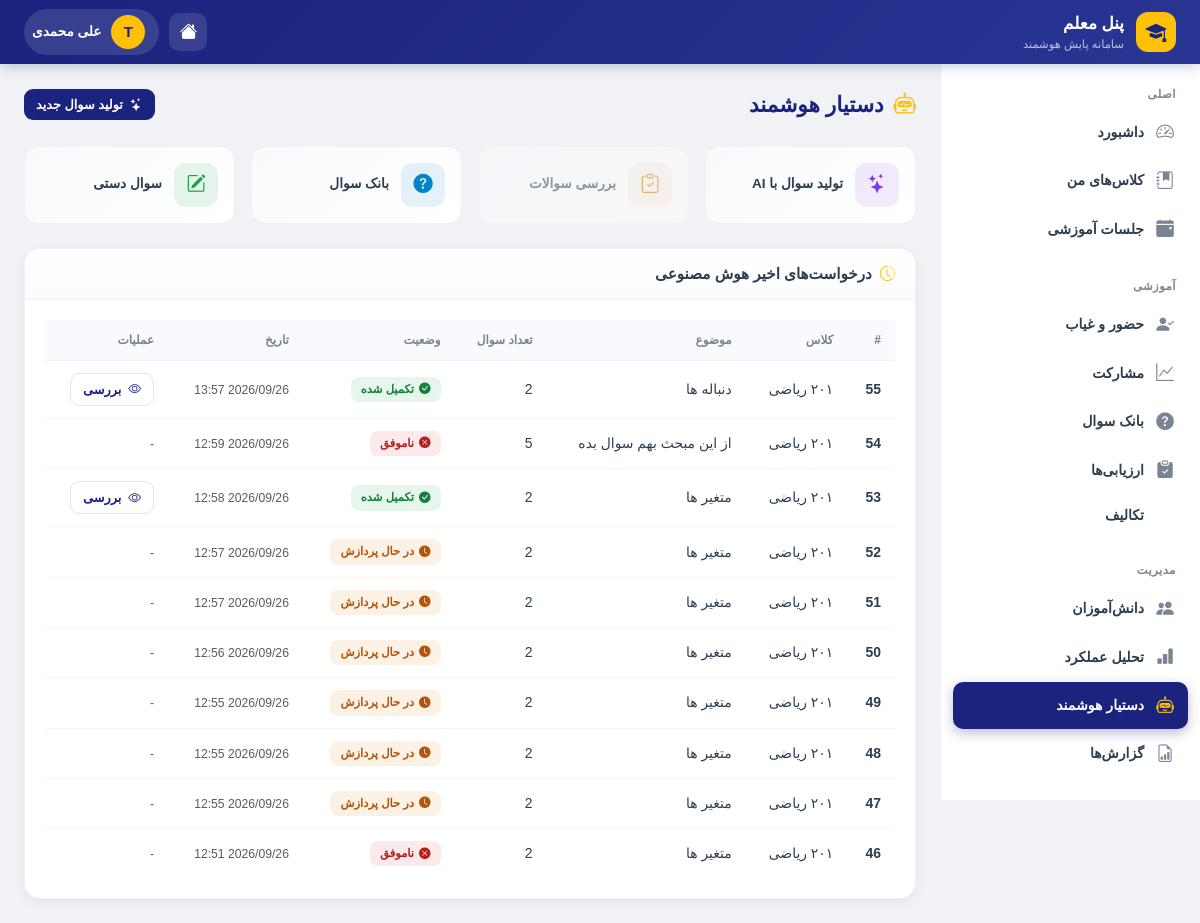
Screenshot of /teacher/ai/ (signed in) with the database file from the repository.
### accounts/models.py (models this page shows, shortened)
class User(AbstractUser):
    ROLE_CHOICES = (
        ('student', 'دانش آموز'),
        ('teacher', 'معلم'),
        ('assistant', 'معاون'),
        ('principal', 'مدیر مدرسه'),
        ('district_admin', 'مسئول منطقه'),
        ('county_admin', 'مسئول شهرستان'),
        ('province_admin', 'مسئول استان'),
        ('country_admin', 'مسئول کشور'),
    )
    role = models.CharField(max_length=20, choices=ROLE_CHOICES, default='student')
    national_id = models.CharField(
        max_length=10, unique=True, null=True, blank=True,
        verbose_name="کد ملی"
    )
    province = models.ForeignKey(
        'national.Province',
        on_delete=models.SET_NULL,
        null=True, blank=True,
        related_name='admin_users',
        verbose_name="استان اختصاصی (برای مسئول استانی)"
    )
    district = models.ForeignKey(
        'national.District',
        on_delete=models.SET_NULL,
        null=True, blank=True,
        related_name='admin_users',
        verbose_name="منطقه اختصاصی (برای مسئول منطقه)"
    )
    class Meta:
        verbose_name = "کاربر"
        verbose_name_plural = "کاربران"

### dashboard/models.py (models this page shows, shortened)
class AIGenerationJob(models.Model):
    STATUS_CHOICES = (
        ('pending', 'در انتظار'),
        ('processing', 'در حال پردازش'),
        ('completed', 'تکمیل شده'),
        ('failed', 'ناموفق'),
    )
    teacher = models.ForeignKey(
        User,
        on_delete=models.CASCADE,
        related_name='ai_generation_jobs',
        limit_choices_to={'role': 'teacher'},
        verbose_name="معلم"
    )
    classroom = models.ForeignKey(
        Classroom,
        on_delete=models.CASCADE,
        related_name='ai_generation_jobs',
        verbose_name="کلاس"
    )
    prompt = models.TextField(blank=True, verbose_name="پرامپت معلم")
    topic = models.CharField(max_length=200, blank=True, verbose_name="مبحث")
    requested_count = models.PositiveSmallIntegerField(
        default=5,
        verbose_name="تعداد سوال"
    )
    default_timer_seconds = models.PositiveIntegerField(
        default=300,
        verbose_name="زمان پیش‌فرض هر سوال (ثانیه)"
    )
    status = models.CharField(
        max_length=20,
        choices=STATUS_CHOICES,
        default='pending',
        verbose_name="وضعیت"
    )
    raw_response = models.TextField(blank=True, verbose_name="پاسخ خام هوش مصنوعی")
    error_message = models.TextField(blank=True, verbose_name="پیام خطا")
    created_at = models.DateTimeField(auto_now_add=True, verbose_name="تاریخ ایجاد")
    updated_at = models.DateTimeField(auto_now=True, verbose_name="تاریخ به‌روزرسانی")
    class Meta:
        verbose_name = "درخواست تولید سوال با هوش مصنوعی"
        verbose_name_plural = "درخواست‌های تولید سوال با هوش مصنوعی"
        ordering = ['-created_at']

class Classroom(models.Model):
    GRADE_CHOICES = (
        ('10', 'دهم'),
        ('11', 'یازدهم'),
        ('12', 'دوازدهم'),
    )
    FIELD_CHOICES = (
        ('computer', 'کامپیوتر'),
        ('electrical', 'برق'),
        ('mechanical', 'مکانیک'),
        ('accounting', 'حسابداری'),
        ('math', 'ریاضی'),
        ('experimental', 'تجربی'),
        ('humanities', 'انسانی'),
    )
    name = models.CharField(max_length=100, verbose_name="نام کلاس")
    subject = models.CharField(max_length=100, verbose_name="درس")
    grade = models.CharField(
        max_length=2,
        choices=GRADE_CHOICES,
        default='10',
        verbose_name="پایه تحصیلی"
    )
    field = models.CharField(
        max_length=20,
        choices=FIELD_CHOICES,
        default='math',
        verbose_name="رشته تحصیلی"
    )
    teacher_name = models.CharField(
        max_length=100,
        verbose_name="نام معلم"
    )
    teacher = models.ForeignKey(
        User,
        on_delete=models.SET_NULL,
        null=True,
        blank=True,
        related_name='taught_classes',
        verbose_name="کاربر معلم (اختیاری)"
    )
    students = models.ManyToManyField(
        User,
        related_name='enrolled_classes',
        blank=True,
        verbose_name="دانش‌آموزان"
    )
    school = models.ForeignKey(
        'national.School',
        on_delete=models.SET_NULL,
        null=True,
        blank=True,
        related_name='classrooms',
        verbose_name="مدرسه"
    )
    created_at = models.DateTimeField(auto_now_add=True)
    class Meta:
        verbose_name = "کلاس"
        verbose_name_plural = "کلاس‌ها"

### teacher/views.py (the view)
# urls.py: path('ai/', views.teacher_ai, name='ai'),
@teacher_scope_required
def teacher_ai(request):
    scope = request.teacher_scope
    from dashboard.models import AIGenerationJob
    jobs = AIGenerationJob.objects.filter(
        teacher=request.user,
    ).order_by('-created_at')[:10]
    context = {
        'title': 'دستیار هوشمند',
        'jobs': jobs,
    }
    return render(request, 'teacher/ai/index.html', context)

### teacher/templates/teacher/ai/index.html (shortened to what this page needs)
{% extends 'teacher/base_teacher.html' %}
{% block content %}
<div class="t-page-header">
    <div class="t-page-title"><i class="bi bi-robot"></i> دستیار هوشمند</div>
    <a href="{% url 'dashboard:teacher_ai_new' %}" class="t-btn t-btn-primary t-btn-sm">
        <i class="bi bi-stars"></i> تولید سوال جدید
    </a>
</div>
<div class="row g-3 mb-4">
    <div class="col-md-3">
        <a href="{% url 'dashboard:teacher_ai_new' %}" class="t-quick">
            <div class="t-quick-icon" style="background:rgba(124,58,237,.1);color:var(--t-purple);">
                <i class="bi bi-stars"></i>
            </div>
            <div style="font-size:.85rem;">تولید سوال با AI</div>
        </a>
    </div>
    <div class="col-md-3">
        <a href="{% url 'dashboard:teacher_ai_review' 0 %}" class="t-quick" style="pointer-events:none;opacity:.5;">
            <div class="t-quick-icon" style="background:rgba(217,119,6,.1);color:var(--t-warning);">
                <i class="bi bi-clipboard-check"></i>
            </div>
            <div style="font-size:.85rem;">بررسی سوالات</div>
        </a>
    </div>
    <div class="col-md-3">
        <a href="{% url 'teacher:questions' %}" class="t-quick">
            <div class="t-quick-icon" style="background:rgba(2,132,199,.1);color:var(--t-info);">
                <i class="bi bi-question-circle-fill"></i>
            </div>
            <div style="font-size:.85rem;">بانک سوال</div>
        </a>
    </div>
    <div class="col-md-3">
        <a href="{% url 'teacher:question_create' %}" class="t-quick">
            <div class="t-quick-icon" style="background:rgba(22,163,74,.1);color:var(--t-success);">
                <i class="bi bi-pencil-square"></i>
            </div>
            <div style="font-size:.85rem;">سوال دستی</div>
        </a>
    </div>
</div>
<div class="t-card">
    <div class="t-card-header">
        <h6 class="t-card-title"><i class="bi bi-clock-history"></i> درخواست‌های اخیر هوش مصنوعی</h6>
    </div>
    <div class="t-card-body">
        {% if jobs %}
        <div class="table-responsive">
            <table class="t-table">
                <thead>
                    <tr>
                        <th>#</th>
                        <th>کلاس</th>
                        <th>موضوع</th>
                        <th>تعداد سوال</th>
                        <th>وضعیت</th>
                        <th>تاریخ</th>
                        <th>عملیات</th>
                    </tr>
                </thead>
                <tbody>
                    {% for job in jobs %}
                    <tr>
                        <td><strong>{{ job.id }}</strong></td>
                        <td>{{ job.classroom.name }}</td>
                        <td>{{ job.topic|default:"-" }}</td>
                        <td>{{ job.requested_count }}</td>
                        <td>
                            {% if job.status == 'pending' %}
                                {% include "teacher/components/status_badge.html" with status="pending" display="در انتظار" %}
                            {% elif job.status == 'processing' %}
                                {% include "teacher/components/status_badge.html" with status="pending" display="در حال پردازش" %}
                            {% elif job.status == 'completed' %}
                                {% include "teacher/components/status_badge.html" with status="completed" display="تکمیل شده" %}
                            {% else %}
                                {% include "teacher/components/status_badge.html" with status="absent" display="ناموفق" %}
                            {% endif %}
                        </td>
                        <td><small class="text-muted">{{ job.created_at|date:"Y/m/d H:i" }}</small></td>
                        <td>
                            {% if job.status == 'completed' %}
                            <a href="{% url 'dashboard:teacher_ai_review' job.id %}" class="t-btn t-btn-outline t-btn-sm">
                                <i class="bi bi-eye"></i> بررسی
                            </a>
                            {% else %}
                            <span class="text-muted small">-</span>
                            {% endif %}
                        </td>
                    </tr>
                    {% endfor %}
                </tbody>
            </table>
        </div>
        {% else %}
            {% include "teacher/components/empty_state.html" with icon="bi-robot" title="درخواستی ثبت نشده" message="هنوز درخواست تولید سوال با هوش مصنوعی ثبت نکرده‌اید." cta_text="تولید سوال" cta_url="/dashboard/teacher/ai/new/" %}
        {% endif %}
    </div>
</div>
{% endblock %}

### teacher/templates/teacher/base_teacher.html (shortened to what this page needs)
<!DOCTYPE html>
<html lang="fa" dir="rtl">
<head>
    <link href="https://cdn.jsdelivr.net/npm/bootstrap@5.3.3/dist/css/bootstrap.rtl.min.css" rel="stylesheet">
    <link rel="stylesheet" href="https://cdn.jsdelivr.net/npm/bootstrap-icons@1.11.3/font/bootstrap-icons.min.css">
    <link href="https://cdn.jsdelivr.net/gh/rastikerdar/vazirmatn@v33.003/Vazirmatn-font-face.css" rel="stylesheet">
</head>
<body>
    <header class="t-header">
        <a href="{% url 'teacher:dashboard' %}" class="t-header-brand">
            <div class="t-header-icon"><i class="bi bi-mortarboard-fill"></i></div>
            <div>
                <div class="t-header-title">پنل معلم</div>
                <div class="t-header-sub">سامانه پایش هوشمند</div>
            </div>
        </a>
        <div class="t-header-actions">
            <a href="{% url 'dashboard:home' %}" class="t-header-btn" title="داشبورد اصلی">
                <i class="bi bi-house-fill"></i>
            </a>
            <a href="#" class="t-header-user">
                <div class="t-header-avatar">{{ user.username|first|upper }}</div>
                {{ user.get_full_name|default:user.username }}
            </a>
        </div>
    </header>
    <aside class="t-sidebar" id="tSidebar">
        <div class="t-sidebar-section">
            <div class="t-sidebar-label">اصلی</div>
            <a href="{% url 'teacher:dashboard' %}" class="t-sidebar-item {% if request.resolver_match.url_name == 'dashboard' %}active{% endif %}">
                <i class="bi bi-speedometer2"></i> داشبورد
            </a>
            <a href="{% url 'teacher:classes' %}" class="t-sidebar-item {% if 'class' in request.resolver_match.url_name %}active{% endif %}">
                <i class="bi bi-journal-bookmark-fill"></i> کلاس‌های من
            </a>
            <a href="{% url 'teacher:sessions' %}" class="t-sidebar-item {% if 'session' in request.resolver_match.url_name and 'panel' not in request.resolver_match.url_name %}active{% endif %}">
                <i class="bi bi-calendar-event-fill"></i> جلسات آموزشی
            </a>
        </div>
        <div class="t-sidebar-section">
            <div class="t-sidebar-label">آموزشی</div>
            <a href="{% url 'teacher:attendance' %}" class="t-sidebar-item {% if 'attendance' in request.resolver_match.url_name %}active{% endif %}">
                <i class="bi bi-person-check-fill"></i> حضور و غیاب
            </a>
            <a href="{% url 'teacher:participation' %}" class="t-sidebar-item {% if 'participation' in request.resolver_match.url_name %}active{% endif %}">
                <i class="bi bi-graph-up"></i> مشارکت
            </a>
            <a href="{% url 'teacher:questions' %}" class="t-sidebar-item {% if 'question' in request.resolver_match.url_name %}active{% endif %}">
                <i class="bi bi-question-circle-fill"></i> بانک سوال
            </a>
            <a href="{% url 'teacher:assessments' %}" class="t-sidebar-item {% if 'assessment' in request.resolver_match.url_name %}active{% endif %}">
                <i class="bi bi-clipboard-check-fill"></i> ارزیابی‌ها
            </a>
            <a href="{% url 'teacher:homework' %}" class="t-sidebar-item {% if 'homework' in request.resolver_match.url_name %}active{% endif %}">
                 تکالیف
            </a>
        </div>
        <div class="t-sidebar-section">
            <div class="t-sidebar-label">مدیریت</div>
            <a href="{% url 'teacher:students' %}" class="t-sidebar-item {% if 'student' in request.resolver_match.url_name %}active{% endif %}">
                <i class="bi bi-people-fill"></i> دانش‌آموزان
            </a>
            <a href="{% url 'teacher:analytics' %}" class="t-sidebar-item {% if 'analytics' in request.resolver_match.url_name or 'topic' in request.resolver_match.url_name %}active{% endif %}">
                <i class="bi bi-bar-chart-fill"></i> تحلیل عملکرد
            </a>
            <a href="{% url 'teacher:ai' %}" class="t-sidebar-item {% if 'ai' in request.resolver_match.url_name %}active{% endif %}">
                <i class="bi bi-robot"></i> دستیار هوشمند
            </a>
            <a href="{% url 'teacher:reports' %}" class="t-sidebar-item {% if 'reports' in request.resolver_match.url_name %}active{% endif %}">
                <i class="bi bi-file-earmark-bar-graph"></i> گزارش‌ها
            </a>
        </div>
    </aside>
    <main class="t-main">
        {% block content %}{% endblock %}
    </main>
</body>
</html>

### teacher/templates/teacher/components/status_badge.html
{% if status == 'active' or status == 'present' or status == 'completed' or status == 'approved' or status == 'high' %}
<span class="t-badge success"><i class="bi bi-check-circle-fill"></i>{{ display|default:status }}</span>
{% elif status == 'scheduled' or status == 'pending' or status == 'medium' %}
<span class="t-badge warning"><i class="bi bi-clock-fill"></i>{{ display|default:status }}</span>
{% elif status == 'absent' or status == 'failed' or status == 'rejected' or status == 'low' %}
<span class="t-badge danger"><i class="bi bi-x-circle-fill"></i>{{ display|default:status }}</span>
{% elif status == 'suspicious' %}
<span class="t-badge warning"><i class="bi bi-exclamation-triangle-fill"></i>{{ display|default:status }}</span>
{% elif status == 'cancelled' or status == 'draft' %}
<span class="t-badge secondary"><i class="bi bi-dash-circle"></i>{{ display|default:status }}</span>
{% else %}
<span class="t-badge info"><i class="bi bi-info-circle-fill"></i>{{ display|default:status }}</span>
{% endif %}

### rows the page displays
User: username|first "T", get_full_name "علی محمدی"
AIGenerationJob: id "55", classroom.name "۲۰۱ ریاضی", topic "دنباله ها", requested_count "2", display "تکمیل شده", created_at "2026/09/26 13:57", status "completed" (drawn)
AIGenerationJob: id "54", classroom.name "۲۰۱ ریاضی", topic "از این مبحث بهم سوال بده", requested_count "5", display "ناموفق", created_at "2026/09/26 12:59"
AIGenerationJob: id "53", classroom.name "۲۰۱ ریاضی", topic "متغیر ها", requested_count "2", display "تکمیل شده", created_at "2026/09/26 12:58", status "completed" (drawn)
AIGenerationJob: id "52", classroom.name "۲۰۱ ریاضی", topic "متغیر ها", requested_count "2", display "در حال پردازش", created_at "2026/09/26 12:57"
AIGenerationJob: id "51", classroom.name "۲۰۱ ریاضی", topic "متغیر ها", requested_count "2", display "در حال پردازش", created_at "2026/09/26 12:57"
AIGenerationJob: id "50", classroom.name "۲۰۱ ریاضی", topic "متغیر ها", requested_count "2", display "در حال پردازش", created_at "2026/09/26 12:56"
AIGenerationJob: id "49", classroom.name "۲۰۱ ریاضی", topic "متغیر ها", requested_count "2", display "در حال پردازش", created_at "2026/09/26 12:55"
AIGenerationJob: id "48", classroom.name "۲۰۱ ریاضی", topic "متغیر ها", requested_count "2", display "در حال پردازش", created_at "2026/09/26 12:55"
AIGenerationJob: id "47", classroom.name "۲۰۱ ریاضی", topic "متغیر ها", requested_count "2", display "در حال پردازش", created_at "2026/09/26 12:55"
AIGenerationJob: id "46", classroom.name "۲۰۱ ریاضی", topic "متغیر ها", requested_count "2", display "ناموفق", created_at "2026/09/26 12:51"
